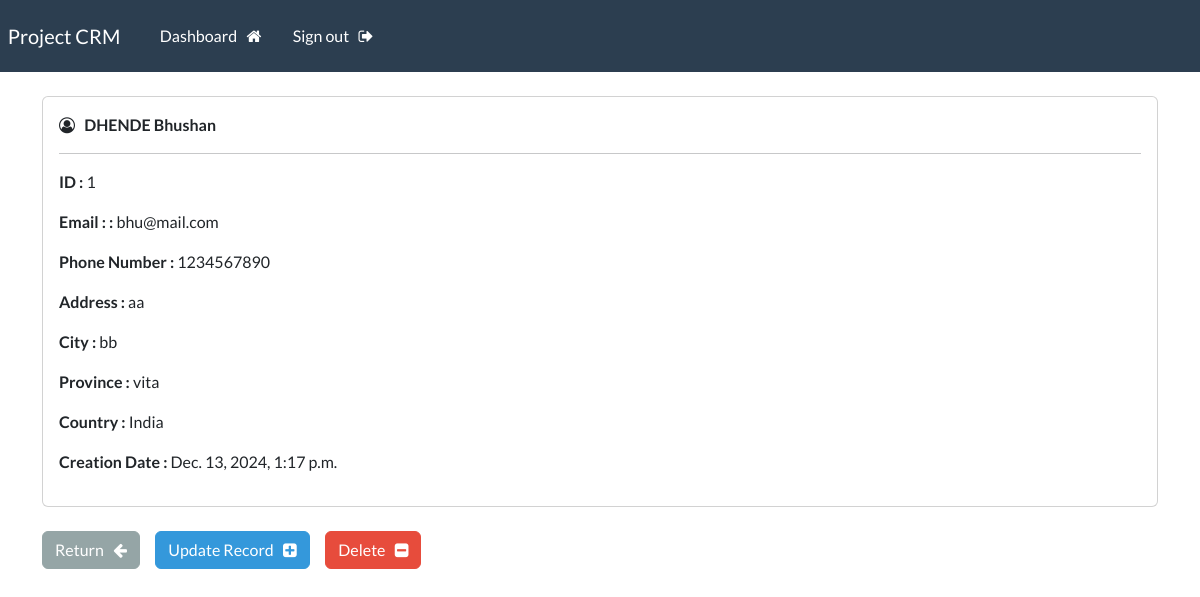
Screenshot of /singular-record/1 (signed in) with the database file from the repository.
### webapp/models.py (models this page shows, shortened)
class Record(models.Model):
    creation_date = models.DateTimeField(auto_now_add=True)
    first_name = models.CharField(max_length=100)
    last_name = models.CharField(max_length=100)
    email = models.CharField(max_length=255)
    phone = models.CharField(max_length=20)
    address = models.CharField(max_length=300)
    city = models.CharField(max_length=255)
    province = models.CharField(max_length=200)
    country = models.CharField(max_length=125)

### webapp/views.py (the view)
# urls.py: path('singular-record/<int:pk>',views.singular_record, name="singular-record"),
@login_required(login_url='my-login')
def singular_record(request, pk):
    all_record = Record.objects.get(id=pk)
    context = {'record':all_record}
    return render(request, 'webapp/view-record.html', context=context)

### webapp/templates/webapp/view-record.html (shortened to what this page needs)
{% extends 'webapp/base.html' %}
{% block content %}
<div class="card">
    <div class="card-body">
        <i class="fa fa-user-circle-o" aria-hidden="true"></i> &nbsp;
        <strong>
            {{record.last_name|upper}}
            {{record.first_name}}
        </strong>
        <hr>
        <p> <strong> ID :</strong> {{record.id}} </p>
        <p> <strong> Email : :</strong> {{record.email}} </p>
        <p> <strong> Phone Number :</strong> {{record.phone}}</p>
        <p> <strong> Address :</strong> {{record.address}} </p>
        <p> <strong> City :</strong> {{record.city}} </p>
        <p> <strong> Province :</strong> {{record.province}} </p>
        <p> <strong> Country :</strong> {{record.country}} </p>
        <p> <strong> Creation Date :</strong> {{record.creation_date}} </p>
    </div>
</div>
<br>
<a href="{% url 'dashboard' %}" class="btn btn-secondary">Return &nbsp; <i class="fa fa-arrow-left"
        aria-hidden="true"></i></a>
<a href="{% url 'update-record' record.id %}" class="btn btn-info">Update Record &nbsp; <i class="fa fa-plus-square"
        aria-hidden="true"></i></a>
<a href="{% url 'delete-record' record.id %}" class="btn btn-danger">Delete &nbsp; <i class="fa fa-minus-square"
        aria-hidden="true"></i></a>
{% endblock %}

### rows the page displays
Record: last_name "DHENDE", first_name "Bhushan", id "1", email "bhu@mail.com", phone "1234567890", address "aa", city "bb", province "vita", country "India", creation_date "Dec. 13, 2024, 1:17 p.m."
